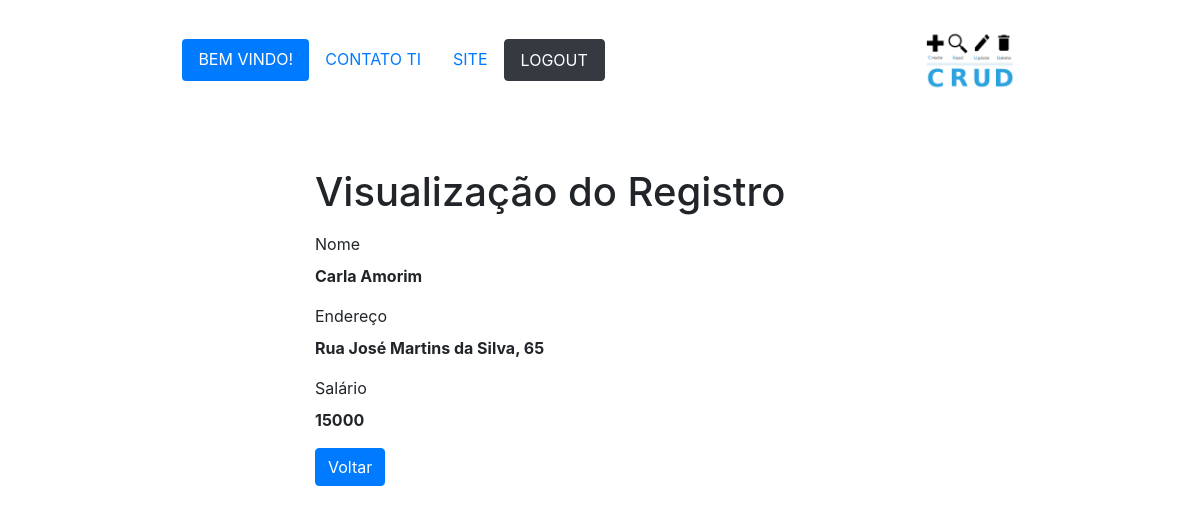
The page /CODIGOFONTE/crud/read.php?id=16 on the database its author committed.
### tables this page shows
CREATE TABLE IF NOT EXISTS `funcionarios` (
  `id` int NOT NULL AUTO_INCREMENT,
  `nome` varchar(100) NOT NULL,
  `endereco` varchar(200) NOT NULL,
  `salario` int NOT NULL,
  PRIMARY KEY (`id`)
);

### CODIGOFONTE/crud/read.php (the view, shortened to what this page needs)
<?php
if(isset($_GET["id"]) && !empty(trim($_GET["id"]))){
    require_once "config.php";
    $sql = "SELECT * FROM funcionarios WHERE id = ?";
    if($stmt = mysqli_prepare($link, $sql)){
        mysqli_stmt_bind_param($stmt, "i", $param_id);
        if(mysqli_stmt_execute($stmt)){
            $result = mysqli_stmt_get_result($stmt);
            if(mysqli_num_rows($result) == 1){
                $row = mysqli_fetch_array($result, MYSQLI_ASSOC);
            } else{
                header("location: error.php");
                exit();
            }
        } else{
            echo "Oops! Something went wrong. Please try again later.";
        }
    }
} else{
    header("location: error.php");
    exit();
}
?>
<!DOCTYPE html>
<html lang="pt-br">
<head>
    <link rel="stylesheet" href="https://stackpath.bootstrapcdn.com/bootstrap/4.5.2/css/bootstrap.min.css">
</head>
<body>
<header style="  display: flex;
    flex-direction: row;
    align-items: center;
    justify-content: space-around;
    padding: 24px;">
        <nav class="nav nav-pills nav-justified-content-center">
        <a class="nav-item nav-link active" href="#">BEM VINDO!</a>
        <a class="nav-item nav-link" href="#">CONTATO TI</a>
        <a class="nav-item nav-link" href="#">SITE</a>
        <a class="nav-item nav-link btn btn-dark" href="#">LOGOUT</a>
        </nav>
        <img style="height: 72px" src="CRUD.png">
    </header>
    <div class="wrapper">
        <div class="container-fluid">
            <div class="row">
                <div class="col-md-12">
                    <h1 class="mt-5 mb-3">Visualização do Registro</h1>
                    <div class="form-group">
                        <label>Nome</label>
                        <p><b><?php echo $row["nome"]; ?></b></p>
                    </div>
                    <div class="form-group">
                        <label>Endereço</label>
                        <p><b><?php echo $row["endereco"]; ?></b></p>
                    </div>
                    <div class="form-group">
                        <label>Salário</label>
                        <p><b><?php echo $row["salario"]; ?></b></p>
                    </div>
                    <p><a href="index.php" class="btn btn-primary">Voltar</a></p>
                </div>
            </div>
        </div>
    </div>
</body>
</html>

### CODIGOFONTE/crud/read.php (style rules this page uses)
.wrapper { width: 600px; margin: 0 auto; }

### rows shown on the page
funcionarios: nome "Carla Amorim", endereco "Rua José Martins da Silva, 65", salario "15000"
